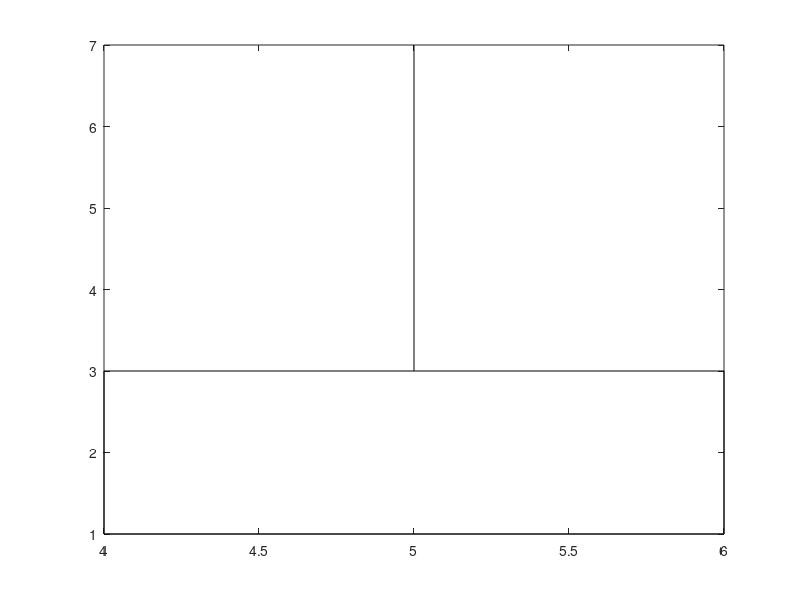

Source code (MATLAB): (Note: this script raises an error after producing the figure.)
%IMAGE GENERATION
%reference image
pend_length = 3:0.05:7 ;
figure,plot([5,5],[pend_length(1) pend_length(end)],"Color",'black');%plotting the pendulum
hold on
hor_lim = 4:0.05:6;
plot([hor_lim(1) hor_lim(end)],[3,3],"color",'black')
hold on
plot([hor_lim(1) hor_lim(end)],[1,1],"color",'black') %plot of the horizontal boundaries
hold on
vert_lim = 1:0.05:3;
plot([4,4],[vert_lim(1) vert_lim(end)],"Color",'black')
plot([6,6],[vert_lim(1) vert_lim(end)],"Color",'black')%plot of the vertical limits
hold on
circle(4.5,0.5,0.5)
hold on
circle(5.5,0.5,0.5)%plot of the circular wheels at the base
axis([0 10 0 10])
title('zero degree disturbance (reference image)')
hold off

%56 degrees disturbance
pend_length = 3:0.05:7;
figure,plot([5,9],[pend_length(1) pend_length(end)],"Color",'black')%plotting the pendulum
hold on
hor_lim = 4:0.05:6;
plot([hor_lim(1) hor_lim(end)],[3,3],"color",'black')
hold on
plot([hor_lim(1) hor_lim(end)],[1,1],"color",'black')%plot of the horizontal boundaries
hold on
vert_lim = 1:0.05:3;
plot([4,4],[vert_lim(1) vert_lim(end)],"Color",'black')
plot([6,6],[vert_lim(1) vert_lim(end)],"Color",'black')%plot of the vertical limits
hold on
circle(4.5,0.5,0.5)
hold on
circle(5.5,0.5,0.5)%plot of the circular wheels at the base
axis([0 10 0 10])
title('positive 52 degree disturbance ')
hold off

%negative 52 degrees disturbance
pend_length = 3:0.05:7;
figure, plot([5,1],[pend_length(1) pend_length(end)],"Color",'black')
hold on

hor_lim = 4:0.05:6;
plot([hor_lim(1) hor_lim(end)],[3,3],"color",'black')%plot of the horizontal boundaries
hold on
plot([hor_lim(1) hor_lim(end)],[1,1],"color",'black')
hold on
vert_lim = 1:0.05:3;
plot([4,4],[vert_lim(1) vert_lim(end)],"Color",'black')
plot([6,6],[vert_lim(1) vert_lim(end)],"Color",'black')%plot of the vertical limits
hold on
circle(4.5,0.5,0.5)
hold on
circle(5.5,0.5,0.5)%plot of the circular wheels at the base
axis([0 10 0 10])
title('negative 52 degree disturbance ')
hold off
%other angles were also derived in a similar fashion

%% IMAGE PROCESSING
ref_img = imread("reference_img.png"); %reading the input image
%imshow(ref_img);
ref_img = rgb2gray(ref_img);%rgb to grayscale conversion

input_img = imread("pos_52_offset.png");%neg_52_offset.png");%reading the input image
%imshow(input_img);
input_img = rgb2gray(input_img);


%cropping the images to improve computation perfomance
r = centerCropWindow2d(size(ref_img),[500 578]);
ref_crop = imcrop(ref_img,r);
% imshow(ref_crop);

r1 = centerCropWindow2d(size(input_img),[500 578]);
cropped_ip = imcrop(input_img,r1);
% imshow(cropped_ip);

%detecting reference line's pixel coordinates (boundary line)
[x_up_lft,y_up_lft] = find(ref_crop(1:345,:) < 255,1,'first');
[x_lw_lft,y_lw_lft] = find(ref_crop(1:345,:) < 255,1,'last');

quad_bd = ref_crop(132:345,298); %reference line
% imshow(quad_bd)

%detecting quadrant where pendulum lies in
[x_lim,y_lim] = find(cropped_ip(1:345,:)<255,1,'first') ;

if y_lim < y_up_lft
    flag = 1 ;%negative quadrant 
elseif y_lim >= y_up_lft
    flag = 2 ; %positive quadrant
else
    disp('pendulumn outside workspace')
end

%isolating the region where the pendulum lies in based on the quadrant the
%pendulumn lies in

if flag == 2
    mapped_input = cropped_ip(132:500,298:577);
%   imshow(mapped_input)
elseif flag == 1
    mapped_input = cropped_ip(132:500,1:298);
%   imshow(mapped_input)
end

%mathematical approach to determine offset angle
 [lower_r,lower_c] = find(mapped_input(1:214,:) < 255,1,'first');%getting the leftmost limit pendulumn pixel coordinate
 [upper_r,upper_c] = find(mapped_input(1:214,:) < 255,1,'last');%getting the right extrema limit of the pendulum in pixel coordinates
if flag == 2    
    [lower_r,lower_c] = find(mapped_input(1:214,:) < 255,1,'first');
    [upper_r,upper_c] = find(mapped_input(1:214,:) < 255,1,'last');
    if lower_r == 1 && lower_c == 1 %reference line
        theta_calc = 0 ;     
    else 
        theta_calc = round(atand(abs(upper_c-lower_c)/abs(lower_r - upper_r)));%from trigonometry
    end
elseif flag == 1
    im = flip(mapped_input, 2);
    [lower_x,lower_y] = find(im(1:214,:) < 255,1,'first');%getting the leftmost limit pendulumn pixel coordinate
    [upper_x,upper_y] = find(im(1:214,:) < 255,1,'last');%getting the rightmost limit pendulum in pixel coordinate    
    theta_calc = -round(atand(abs(upper_c-lower_c)/abs(lower_r - upper_r)));
    
end

%% edge detection and hough transform
%input is the mapped input
if flag == 1
  rot_IP = flip(mapped_input, 2);%flipping the input incase pendulum is in the negative quadrant
% imshow(rot_IP)
  BW = edge(rot_IP,'canny');%canny edge detection
  
elseif flag == 2 
    BW = edge(mapped_input,'canny');
end
 
[H,Theta,Rho] = hough(BW,'RhoResolution',1,'Theta',-90:0.5:89);% H parameter space matrix

imshow(H,[],"XData",Theta,"YData",Rho,"InitialMagnification","fit")%displaying the location of the line with the most votes
xlabel("\theta"),ylabel("\rho")
axis on, axis normal,hold on
P = houghpeaks(H,5,'threshold',ceil(0.9*max(H(:)))); %extracting peaks
x = Theta(P(:,2)); %longest line corresponding value of theta
y = Rho(P(:,1));%longest line corresponding value of rho
plot(x,y,'s','color','yellow')
colormap(gca,hot);
hold off

%% Confirmation of the detected line

%confirmation of detected lines (optional)
lines = houghlines(BW, Theta,Rho,P,'FillGap',5,'MinLength',3);%extracting line segmentss
if flag == 1
    i_put = rot_IP;
else
    i_put = mapped_input; 
end

figure,imshow(i_put), hold on
max_len = 0;

for k = 1:length(lines)
    
    %plotting the detected line on the original input image
    xy = [lines(k).point1; lines(k).point2];
    plot(xy(:,1),xy(:,2),'LineWidth',2,'Color','green')
    
    %plotting the limits of the line extracted from image processing
    plot(xy(1,1),xy(1,2),'X','LineWidth',2,'Color','red')
    plot(xy(2,1),xy(2,2),'x','LineWidth',2,"Color",'red')
    title('Detected line')
    len = norm(lines(k).point1 - lines(k).point2);
    
    if(len > max_len)
    max_len = len;
    xy_long = xy;
    end
end


hold off

%% Angle of disturbance comparison
if flag == 1
    angle_displ = -round(x);
elseif flag == 2
    angle_displ = round(x);
else
    disp('error')
end

o_p = sprintf("Theoretical angle: %d .",theta_calc);
o_p2 = sprintf("Angle determined from image processing: %d ",angle_displ);

disp(o_p)  %actual calculated value of angle of disturbance
disp(o_p2) % angle of disturbance drawn from computer vision



function h = circle(x,y,r) %plotting a circle function
hold on
th = 0:pi/50:2*pi;
xunit = r * cos(th) + x;
yunit = r * sin(th) + y;
h = plot(xunit,yunit,"Color",'black');
hold off
end